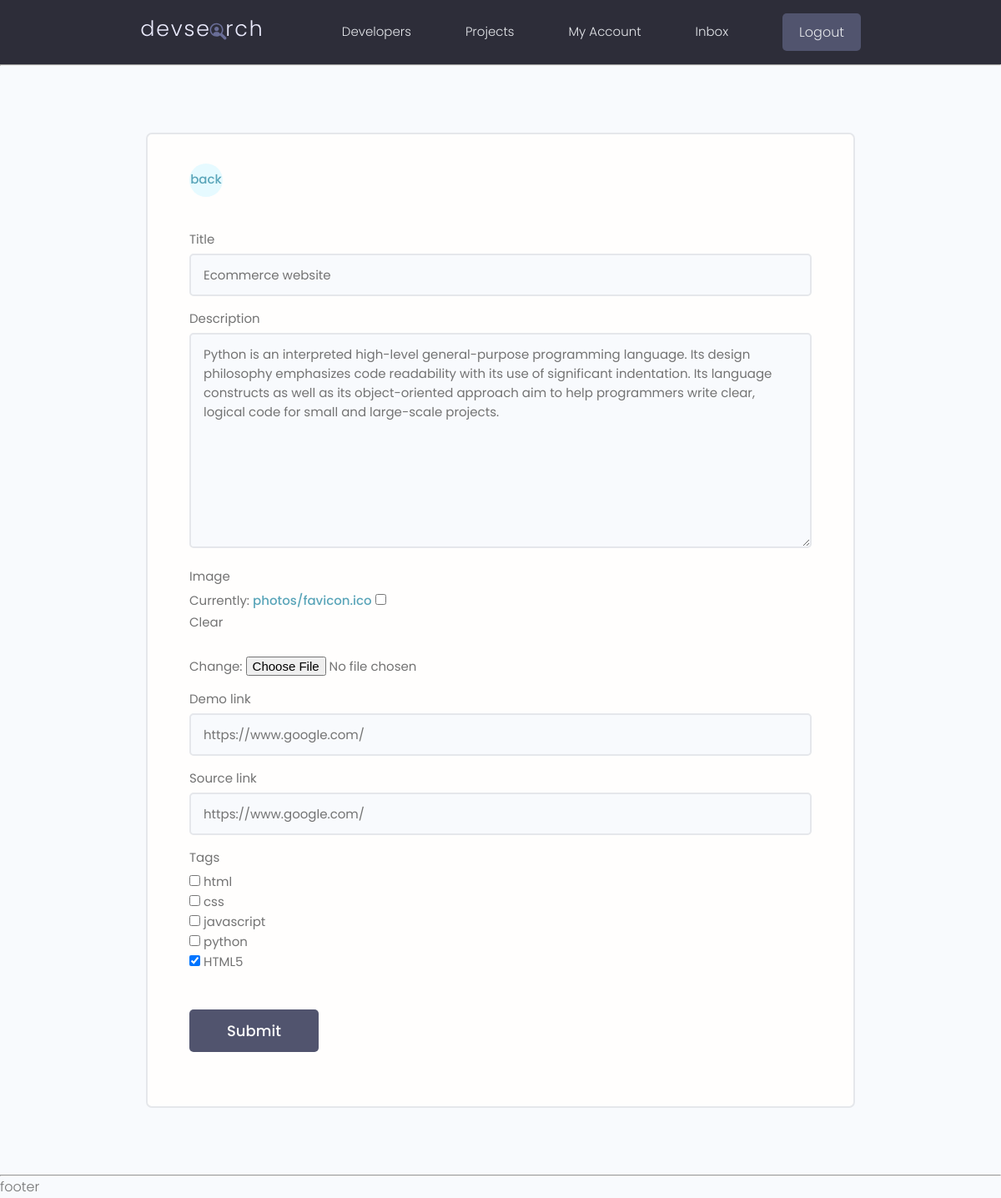
Screenshot of /projects/update-project/1 (signed in) with the database file from the repository.
### projects/models.py (models this page shows, shortened)
class Project(models.Model):
    projectlist=[('static','static application'),
                    ('dynamic','dynamic application'),
            ]
    owner = models.ForeignKey(Profile,on_delete=models.CASCADE,null=True,blank=True)
    title = models.CharField(max_length=200)
    description = models.TextField(null=True,blank=True)
    image=models.ImageField(upload_to='photos/',default='photos/website.jpg',null=True,blank=True)
    demo_link = models.CharField(max_length=2000,null=True,blank=True)
    source_link = models.CharField(max_length=2000,null=True,blank=True)
    tags = models.ManyToManyField('Tag',blank=True)
    created=models.DateTimeField(auto_now_add=True)
    vote_total=models.IntegerField(default=0,null=True,blank=True)
    vote_ratio=models.IntegerField(default=0,null=True,blank=True)
    type = models.CharField(max_length=20,choices=projectlist,null=True,blank=True)

### projects/views.py (the view)
# urls.py: path('update-project/<str:pk>',views.updateProject,name='update-project'),
@login_required(login_url='users:login')
def updateProject(request,pk):
    profile = request.user.profile
    projectobj=profile.project_set.get(id=pk)
    form=ProjectForm(instance=projectobj)
    if request.method == 'POST':
        form= ProjectForm(request.POST,instance=projectobj)
        if form.is_valid():
            form.save()
            messages.success(request,'project updated successfully')
            return redirect('users:account')
    context={'form':form,}
    return render(request,'projects/project-form.html',context)

### projects/forms.py
class ProjectForm(ModelForm):
    class Meta:
        model=Project
        fields=['title','description','image','demo_link','source_link','tags']
        widgets={
            'tags':forms.CheckboxSelectMultiple(),
        }
    def __init__(self,*args,**kwargs):
        super().__init__(*args,**kwargs)
        for label,field in self.fields.items():
            field.widget.attrs.update({'class':'input'})

### projects/models.py (called while the page is built)
    def __str__(self):
        return self.name

### projects/templates/projects/project-form.html (shortened to what this page needs)
{% extends 'main.html' %}
{% block content %}
<main class="formPage my-xl">
    <div class="content-box">
        <div class="formWrapper">
            <a class="backButton" href="{% url 'users:account' %}">back</a>
            <br>
            <form class="form"  action="" method="POST" enctype="multipart/form-data">
                {% for field in form %}
                <div class="form__field">
                    <label for="formInput#text">{{field.label}} </label>
                    {{field}}
                </div>
                {% endfor %}
                <input class="btn btn--sub btn--lg  my-md" type="submit" value="Submit" />
            </form>
        </div>
    </div>
</main>
{%  endblock %}

### static/styles/app.css (style rules this page uses)
:root { --color-sub: #2d2d39; }
.btn--sub { background-color: var(--color-sub-light); }
.content-box { width: 95%; max-width: 85rem; margin: 0 auto; }
.backButton { background: var(--color-main-light); color: var(--color-main); width: 4rem; height: 4rem; display: flex; align-items: center; justify-content: center; border-radius: 50%; }
.formPage .formWrapper { list-style: none; background: var(--color-white); padding: 3.5rem 5rem; border: 2px solid var(--color-light); border-radius: 0.7rem; }

### static/uikit/styles/modules/_variables.css (style rules this page uses)
:root { --color-main: #5aa5b9; --color-main-light: #e6faff; --color-sub: #3f4156; --color-sub-light: #51546e; --color-sub-lighter: #ededfd; --color-text: #737373; --color-gray: #8b8b8b; --color-light: #e5e7eb; --color-light-gray: #767676; --color-bg: #f8fafd; --color-white: #fffefd; --color-white-light: #f3f3f3; --color-success: #359e64; --color-success-bg: #def8e8; --color-error: #fc4b0b; --color-error-bg: #fff2ee; --font-base: 'Poppins', arial, helvetica, 'Segoe UI', roboto, ubuntu, sans-serif; --font-monospace: 'Fira Code', 'Courier New', courier, monospace; --font-regular: 300; --font-medium: 500; --font-bold: 700; --generic-shadow: 1px 1px 5px #00000010; --generic-transition: all 0.3s ease-in-out; }

### static/uikit/styles/modules/_base.css (style rules this page uses)
* { margin: 0; padding: 0; box-sizing: border-box; text-rendering: optimizeLegibility; color: inherit; font-size: inherit; }
html { font-size: 50%; }
@media only screen and (min-width: 480px) { html { font-size: 56.25%; } }
@media only screen and (min-width: 1200px) { html { font-size: 62.5%; } }
body { line-height: 1.6; font-weight: 400; font-size: 1.5rem; color: var(--color-text); background-color: var(--color-bg); min-height: 100vh; }

### static/uikit/styles/modules/_typography.css (style rules this page uses)
* { font-family: var(--font-base); }
a { padding-bottom: 2px; text-decoration: none; display: inline-block; color: var(--color-main); font-weight: var(--font-medium); }

### static/uikit/styles/modules/_utilities.css (style rules this page uses)
.my-md { margin: 3rem auto; }
.my-xl { margin: 8rem auto; }

### static/uikit/styles/modules/_button.css (style rules this page uses)
.btn { display: inline-block; position: relative; cursor: pointer; background-color: var(--color-light); font-weight: var(--font-medium); color: var(--color-sub); text-decoration: none; padding: 1rem 2rem; border-radius: 0.5rem; border: none; width: -webkit-fit-content; width: -moz-fit-content; width: fit-content; height: -webkit-fit-content; height: -moz-fit-content; height: fit-content; font-size: 1.6rem; outline-width: 0; outline-color: transparent; -webkit-backface-visibility: hidden; backface-visibility: hidden; transition: all 0.3s ease-in-out; }
.btn--sub { background-color: var(--color-sub); color: var(--color-white); }
.btn--lg { font-size: 1.8rem; padding: 1.2rem 4.5rem; }

### static/uikit/styles/modules/_form.css (style rules this page uses)
.form { display: block; }
.form__field { margin-top: 1.5rem; margin-bottom: 1.5rem; }
.form__label, .form__field > label { display: block; margin-bottom: 0.5rem; color: var(--color-text); }
input.input[type='text'], input.input[type='email'], input.input[type='password'], input.input[type='number'], select.input, textarea.input { min-width: 24rem; width: 100%; padding: 1.2rem 1.5rem; border-radius: 0.5rem; border: 2px solid var(--color-light); transition: all 0.3s ease-in-out; background-color: var(--color-bg); }

### rows the page displays
Project: form "Ecommerce website" "Python is an interpreted high-level general-purpose programming language. Its design philosophy emphasizes code readability with its use of significant indentation. Its language constructs as well as its object-oriented approach aim to help programmers write clear, logical code for small and large-scale projects." "https://www.google.com/" "https://www.google.com/"

### other values shown
{{ field.label }} "Title" "Description" "Image" "Demo link" "Source link" "Tags"
